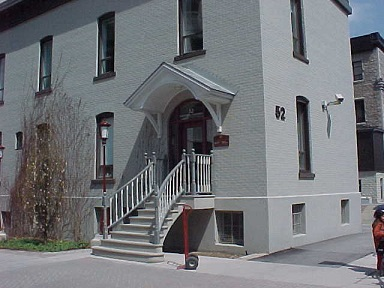
//> input picture src/images/building.jpg, 384 x 288 px
$ ./morpho2   (built with g++ and OpenCV 4)
//> lines starting //> are read from the running program, lines starting //| are printed output that depends on the picture; after the words box and inside, x2 and y2 are one past the last pixel; in counts of white or black regions, pixels touching at a corner belong together
### src/Chapter05/morphoFeatures.h
// [17 lines of licence text are left out]

#if !defined MORPHOF
#define MORPHOF

#include <opencv2/core/core.hpp>
#include <opencv2/imgproc/imgproc.hpp>

class MorphoFeatures {

  private:

	  // threshold to produce binary image
	  int threshold;
	  // structuring elements used in corner detection
	  cv::Mat_<uchar> cross;
	  cv::Mat_<uchar> diamond;
	  cv::Mat_<uchar> square;
	  cv::Mat_<uchar> x;

	  void applyThreshold(cv::Mat& result)  {

          // Apply threshold on result
		  if (threshold>0)
			cv::threshold(result, result, threshold, 255, cv::THRESH_BINARY_INV);
	  }

  public:

	  MorphoFeatures() : threshold(-1),
		  cross(5, 5), diamond(5, 5), square(5, 5), x(5, 5) {

		  // Creating the cross-shaped structuring element
		  cross <<
			  0, 0, 1, 0, 0,
			  0, 0, 1, 0, 0,
			  1, 1, 1, 1, 1,
			  0, 0, 1, 0, 0,
			  0, 0, 1, 0, 0;

		  // Creating the diamond-shaped structuring element
		  diamond <<
			  0, 0, 1, 0, 0,
			  0, 1, 1, 1, 0,
			  1, 1, 1, 1, 1,
			  0, 1, 1, 1, 0,
			  0, 0, 1, 0, 0;

		  // Creating the x-shaped structuring element
		  x <<
			  1, 0, 0, 0, 1,
			  0, 1, 0, 1, 0,
			  0, 0, 1, 0, 0,
			  0, 1, 0, 1, 0,
			  1, 0, 0, 0, 1;

		  // Creating the square-shaped structuring element
		  x <<
			  1, 1, 1, 1, 1,
			  1, 1, 1, 1, 1,
			  1, 1, 1, 1, 1,
			  1, 1, 1, 1, 1,
			  1, 1, 1, 1, 1;
	  }

	  // set threshold for binarization
	  // -1 means no thresholding
	  void setThreshold(int t) {

		  threshold= t;
	  }

	  // get the threshold value
	  // [4 lines left out: function getThreshold, not called in this run]

	  // get edges using Beucher
	  cv::Mat getEdges(const cv::Mat &image) {

		  // Get the gradient image
		  cv::Mat result;
		  cv::morphologyEx(image,result,cv::MORPH_GRADIENT,cv::Mat());

          // Apply threshold to obtain a binary image
		  applyThreshold(result);

		  return result;
	  }

	  // get morphological corners
	  cv::Mat getCorners(const cv::Mat &image) {

		  cv::Mat result;

		  // Dilate with a cross
		  cv::dilate(image,result,cross);

		  // Erode with a diamond
		  cv::erode(result,result,diamond);

		  cv::Mat result2;
		  // Dilate with a X
		  cv::dilate(image,result2,x);

		  // Erode with a square
		  cv::erode(result2,result2,square);

		  // Corners are obtained by differencing
		  // the two closed images
		  cv::absdiff(result2,result,result);

          // Apply threshold to obtain a binary image
		  applyThreshold(result);

		  return result;
	  }

	  // draw circles at corner locations
	  void drawOnImage(const cv::Mat& binary, cv::Mat& image) {

		  cv::Mat_<uchar>::const_iterator it= binary.begin<uchar>();
		  cv::Mat_<uchar>::const_iterator itend= binary.end<uchar>();

		  // for each pixel
		  for (int i=0; it!= itend; ++it,++i) {
			  if (!*it)
				  cv::circle(image,cv::Point(i%image.step,i/image.step),5,cv::Scalar(255,0,0));
		  }
	  }
};


#endif

### src/Chapter05/morpho2.cpp
// [17 lines of licence text are left out]

#include <opencv2\core.hpp>
#include <opencv2\imgproc.hpp>
#include <opencv2\highgui.hpp>
#include "morphoFeatures.h"

int main()
{
	// Read input image
	cv::Mat image= cv::imread("building.jpg",0);
//> image: 288 rows x 384 cols, CV_8UC1; min 0, max 255, mean 115.5
	if (!image.data)
		return 0;

    // Display the image
	cv::namedWindow("Image");
	cv::imshow("Image",image);

	// Create the morphological features instance
	MorphoFeatures morpho;
	morpho.setThreshold(40);

	// Get the edges
	cv::Mat edges;
	edges= morpho.getEdges(image);
//> in applyThreshold, `cv::threshold(result, result, threshold, 255, cv::THRESH_BINARY_INV);`:
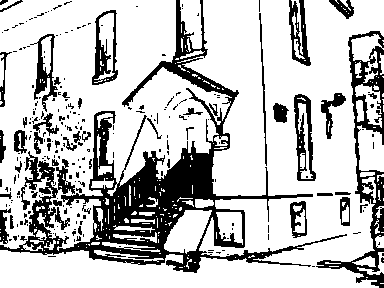
//> result: 288 rows x 384 cols, CV_8UC1; 75.7% white; 245 black regions (195 under 20 px), largest, box (x1, y1, x2, y2) and area: (0, 0, 347, 273) 15611, (316, 31, 384, 288) 3347, (294, 94, 316, 181) 865

    // Display the edge image
	cv::namedWindow("Edge Image");
	cv::imshow("Edge Image",edges);

	// Get the corners
    morpho.setThreshold(-1);
	cv::Mat corners;
	corners= morpho.getCorners(image);
//> in getCorners, `cv::dilate(image,result,cross);`: cross = [[0, 0, 1, 0, 0], [0, 0, 1, 0, 0], [1, 1, 1, 1, 1], [0, 0, 1, 0, 0], [0, 0, 1, 0, 0]]
//> in getCorners, `cv::erode(result,result,diamond);`: diamond = [[0, 0, 1, 0, 0], [0, 1, 1, 1, 0], [1, 1, 1, 1, 1], [0, 1, 1, 1, 0], [0, 0, 1, 0, 0]]
//> in getCorners, `cv::dilate(image,result2,x);`: x = [[1, 1, 1, 1, 1], [1, 1, 1, 1, 1], [1, 1, 1, 1, 1], [1, 1, 1, 1, 1], [1, 1, 1, 1, 1]]
//> in getCorners, `cv::erode(result2,result2,square);`:
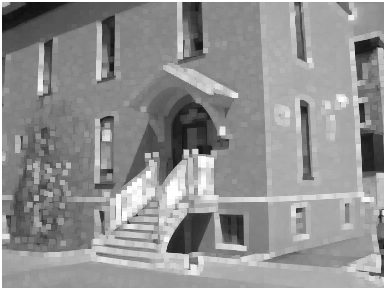
//> result2: 288 rows x 384 cols, CV_8UC1; min 15, max 255, mean 144.3
//> in getCorners, `cv::erode(result2,result2,square);`: square = [[0, 0, 0, 0, 0], [0, 0, 0, 0, 0], [0, 0, 0, 0, 0], [0, 0, 0, 0, 0], [0, 0, 0, 0, 0]]
//	cv::morphologyEx(corners,corners,cv::MORPH_TOPHAT,cv::Mat());
    cv::threshold(corners, corners, 35, 255, cv::THRESH_BINARY_INV);
//> corners: 288 rows x 384 cols, CV_8UC1; 82% white; 205 black regions (138 under 20 px), largest, box (x1, y1, x2, y2) and area: (0, 0, 384, 288) 3791, (159, 150, 335, 253) 2463, (67, 152, 161, 249) 2372

    // Display the corner image
	cv::namedWindow("Corner Image");
	cv::imshow("Corner Image",corners);

    // Display the corner on the image
	morpho.drawOnImage(corners,image);
//> after the loop in drawOnImage, `for (int i=0; it!= itend; ++it,++i)`:
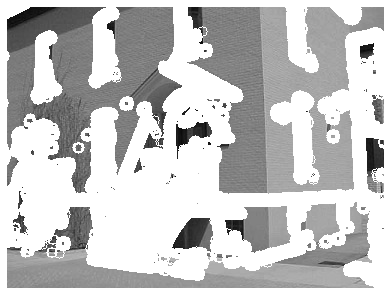
//> image: 288 rows x 384 cols, CV_8UC1; min 0, max 255, mean 193.6
	cv::namedWindow("Corners on Image");
	cv::imshow("Corners on Image",image);

	// TEST
	image = cv::imread("book.jpg", 0);
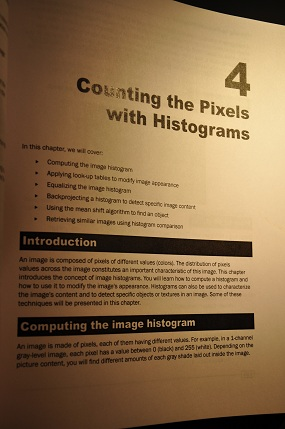
//> input picture src/images/book.jpg, 285 x 429 px
//> image: 429 rows x 285 cols, CV_8UC1; min 0, max 243, mean 109
	if (!image.data)
		return 0;
	cv::namedWindow("th Image1");
	cv::imshow("th Image1", image);
	cv::Mat element7(7, 7, CV_8U, cv::Scalar(1));
	cv::Mat test;
	cv::morphologyEx(image, test, cv::MORPH_CLOSE, element7);
	cv::namedWindow("th ImageC");
	cv::imshow("th ImageC", test);
	cv::morphologyEx(image, image, cv::MORPH_BLACKHAT, cv::Mat());
	cv::threshold(image, image, 10, 255, cv::THRESH_BINARY_INV);
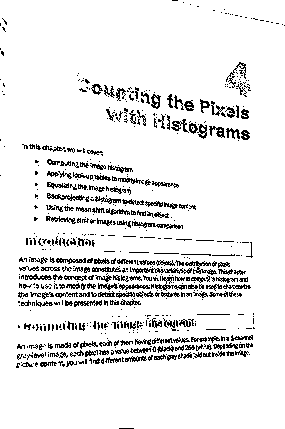
//> image: 429 rows x 285 cols, CV_8UC1; 90.9% white; black in thin lines or dots
	cv::namedWindow("th Image");
	cv::imshow("th Image", image);

	// Read and display image of square
	image= cv::imread("square.bmp",0);
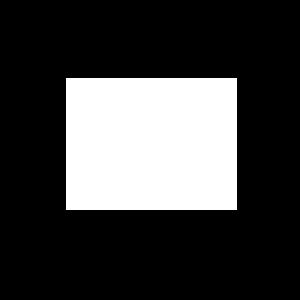
//> input picture src/images/square.bmp, 100 x 100 px (shown 3 times larger)
//> image: 100 rows x 100 cols, CV_8UC1; 25.1% white; 1 white region, box (x1, y1, x2, y2) and area: (22, 26, 79, 70) 2508
	if (!image.data)
		return 0;
	cv::namedWindow("Square Image");
	cv::imshow("Square Image",image);

	// Creating the cross-shaped structuring element
	cv::Mat cross(5,5,CV_8U,cv::Scalar(0));
	for (int i=0; i<5; i++) {

	  cross.at<uchar>(2,i)= 1;
	  cross.at<uchar>(i,2)= 1;
	}

	// Dilate with a cross
	cv::Mat result;
	cv::dilate(image,result,cross);
//> result: 100 rows x 100 cols, CV_8UC1; 29.1% white; 1 white region, box (x1, y1, x2, y2) and area: (20, 24, 81, 72) 2912

	// Display the result
	cv::namedWindow("Dilated square with cross");
	cv::imshow("Dilated square with cross",result);

	// Creating the diamond-shaped structuring element
	cv::Mat diamond(5,5,CV_8U,cv::Scalar(1));
	diamond.at<uchar>(0,0)= 0;
	diamond.at<uchar>(0,1)= 0;
	diamond.at<uchar>(1,0)= 0;
	diamond.at<uchar>(4,4)= 0;
	diamond.at<uchar>(3,4)= 0;
	diamond.at<uchar>(4,3)= 0;
	diamond.at<uchar>(4,0)= 0;
	diamond.at<uchar>(4,1)= 0;
	diamond.at<uchar>(3,0)= 0;
	diamond.at<uchar>(0,4)= 0;
	diamond.at<uchar>(0,3)= 0;
	diamond.at<uchar>(1,4)= 0;

	// Erode with a diamond
	cv::Mat result2;
	cv::erode(result,result2,diamond);
//> result2: 100 rows x 100 cols, CV_8UC1; 25% white; 1 white region, box (x1, y1, x2, y2) and area: (22, 26, 79, 70) 2504

	// Display the result
	cv::namedWindow("Eroded square with diamond");
	cv::imshow("Eroded square with diamond",result2);

	// Combine the images into one
	cv::Mat final(100,300,CV_8U);
	cv::Mat window= final(cv::Rect(0,0,100,100));
	image.copyTo(window);
	window= final(cv::Rect(100,0,100,100));
//> window: 100 rows x 100 cols, CV_8UC1; every value is 0
	result.copyTo(window);
	window= final(cv::Rect(200,0,100,100));
	result2.copyTo(window);
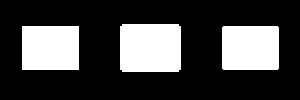
//> final: 100 rows x 300 cols, CV_8UC1; 26.4% white; 3 white regions, box (x1, y1, x2, y2) and area: (120, 24, 181, 72) 2912, (22, 26, 79, 70) 2508, (222, 26, 279, 70) 2504

	// Display the combined result
	cv::namedWindow("Combined");
	cv::imshow("Combined",final);

	// Save combined result
	cv::imwrite("squares.bmp",final);

	cv::waitKey();

	return 0;
}
